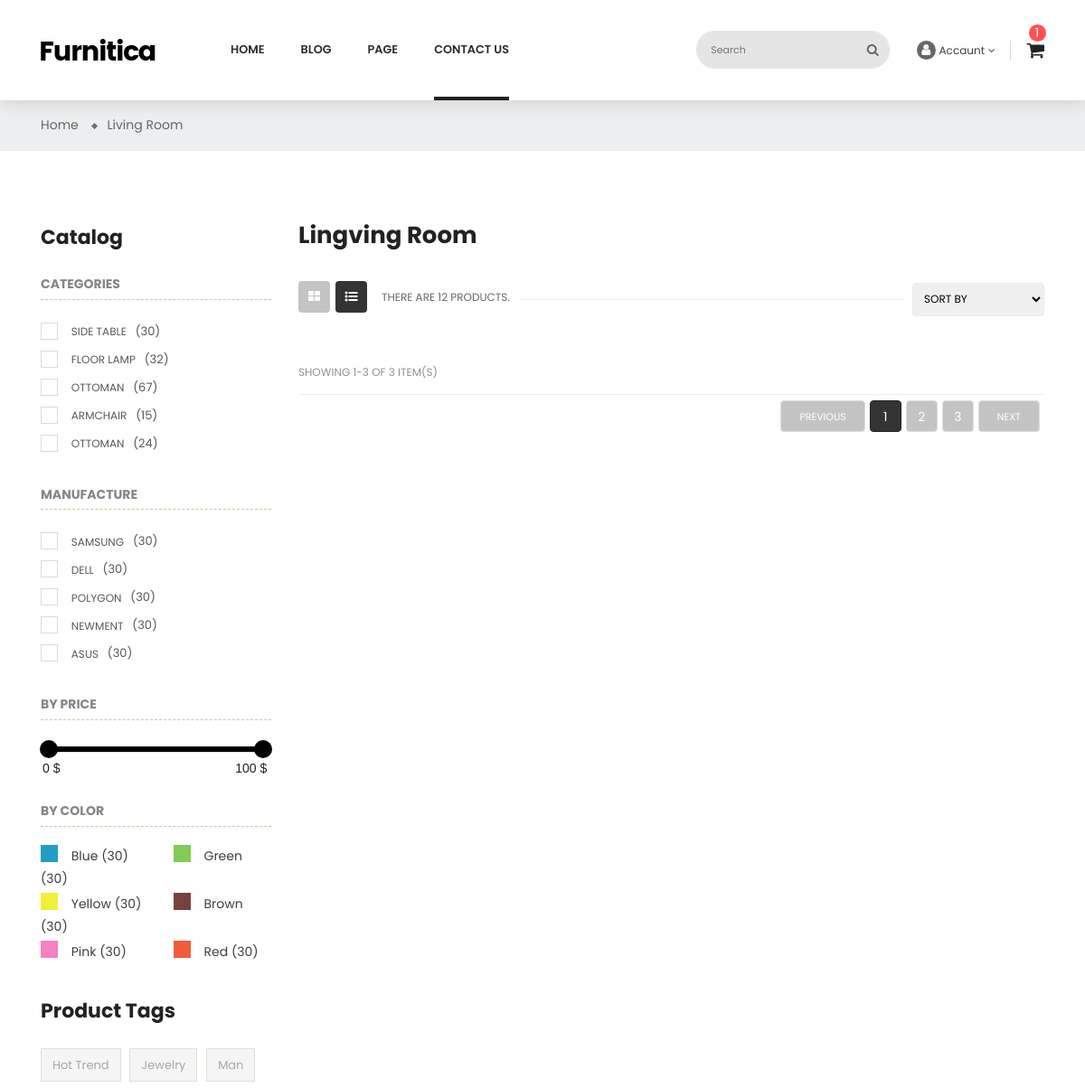
The app's page /products/list/ (upper part), older data.
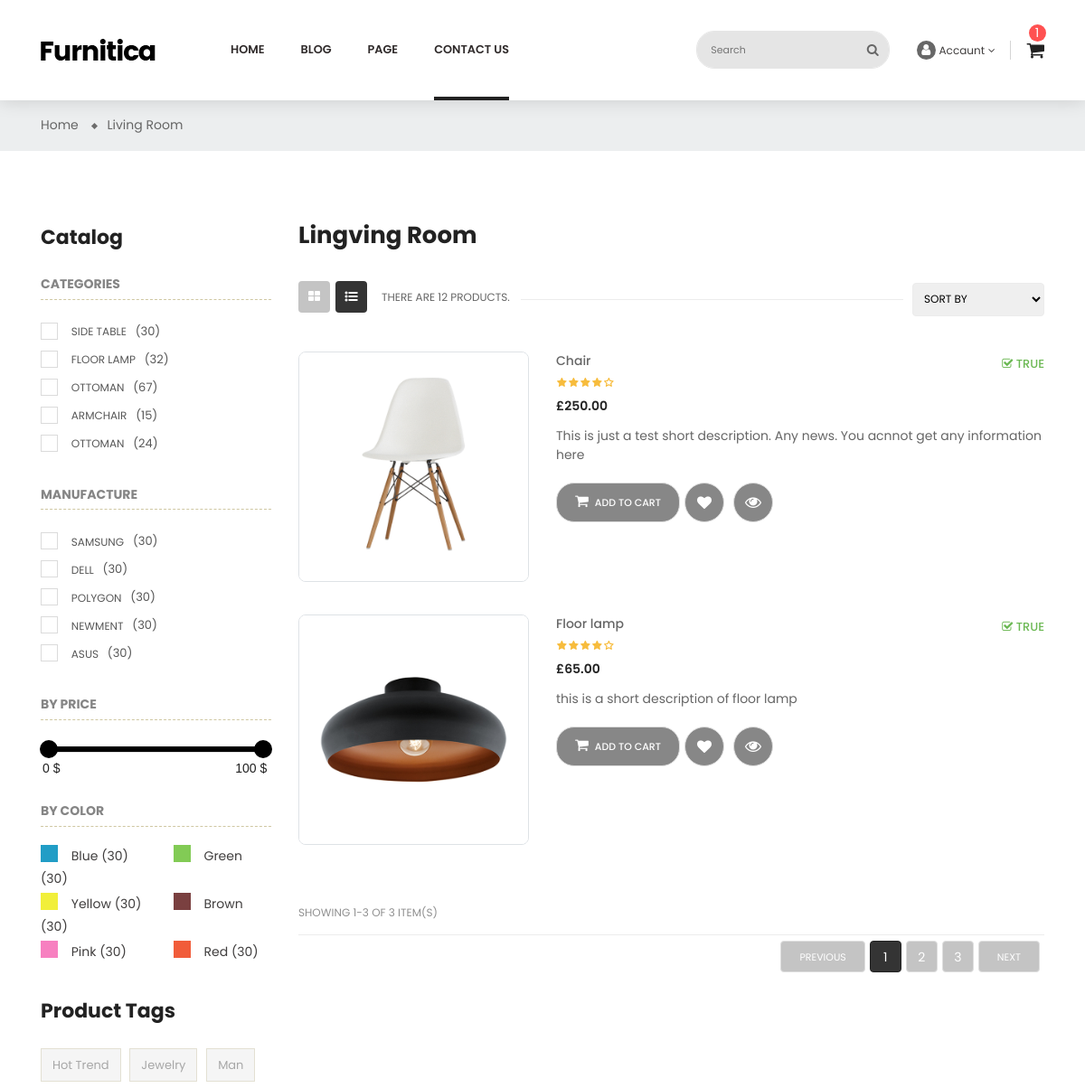
The same page, newer data.
### products/models.py (models this page shows, shortened)
class ProductModel(BaseModel):
    image1 = models.ImageField(verbose_name=_("Image 1"), upload_to="images/")
    image2 = models.ImageField(verbose_name=_("Image 2"), upload_to="images/")
    short_description = models.TextField(verbose_name=_("Short Description"))
    long_description = models.TextField(verbose_name=_("Long Description"))
    in_stock = models.BooleanField(verbose_name=_("In stock"), default=True)
    sku = models.CharField(max_length=100, verbose_name=_("SKU"), unique=True)
    quantity = models.IntegerField(verbose_name=_("Quantity"), default=1)
    price = models.DecimalField(verbose_name=_("Price"), max_digits=10, decimal_places=2)
    name = models.CharField(max_length=100, verbose_name=_("Name"))
    discount = models.FloatField(default=0, verbose_name=_("Discount"), validators=[MinValueValidator(0), MaxValueValidator(100)])
    real_price = models.DecimalField(max_digits=10, decimal_places=2, verbose_name=_("Real Price"), default=0.00)
    category = models.ManyToManyField(CategoryModel, related_name="products")
    tag = models.ManyToManyField(TagModel, related_name="products")
    brands = models.ForeignKey(BrandModel, related_name="products", on_delete=models.CASCADE)
    color = models.ManyToManyField(ColorModel, related_name="products")
    size = models.ManyToManyField(SizeModel, related_name="products")
    class Meta:
        verbose_name_plural = 'products'
        verbose_name = 'Product'

### products/views.py (the view)
# urls.py: path('list/', views.ProductListView.as_view(), name='list'),
class ProductListView(ListView):
    template_name = 'products/product-list.html'
    model = ProductModel
    context_object_name = 'products'

### templates/products/product-list.html (shortened to what this page needs)
{% extends 'layouts/base.html' %}
{% load i18n %}
{% load static %}
{% block body_id %}product-sidebar-left{% endblock %}
{% block content %}
    <div class="main-content">
        <div id="wrapper-site">
            <div id="content-wrapper">
                <div id="main">
                    <div class="page-home">
                        <nav class="breadcrumb-bg">
                            <div class="container no-index">
                                <div class="breadcrumb">
                                    <ol>
                                        <li>
                                            <a href="#">
                                                <span>Home</span>
                                            </a>
                                        </li>
                                        <li>
                                            <a href="#">
                                                <span>Living Room</span>
                                            </a>
                                        </li>
                                    </ol>
                                </div>
                            </div>
                        </nav>
                        <div class="container">
                            <div class="content">
                                <div class="row">
                                    {% include 'products/products_filter.html' %}
                                    <div class="col-sm-8 col-lg-9 col-md-8 product-container">
                                        <h1>Lingving Room</h1>
                                        <div class="js-product-list-top firt nav-top">
                                            <div class="d-flex justify-content-around row">
                                                <div class="col col-xs-12 ">
                                                    <ul class="nav nav-tabs">
                                                        <li>
                                                            <a href="#grid" data-toggle="tab" class="fa fa-th-large"></a>
                                                        </li>
                                                        <li>
                                                            <a href="#list" data-toggle="tab" class="active show fa fa-list-ul"></a>
                                                        </li>
                                                    </ul>
                                                    <div class="hidden-sm-down total-products">
                                                        <p>There are 12 products.</p>
                                                    </div>
                                                </div>
                                                <div class="col col-xs-12">
                                                    <div class="d-flex sort-by-row justify-content-end">
                                                        <div class="products-sort-order dropdown">
                                                            <select class="select-title">
                                                                <option value="">Sort by</option>
                                                            </select>
                                                        </div>
                                                    </div>
                                                </div>
                                            </div>
                                        </div>
                                        <div class="tab-content product-items">
                                            <div id="list" class="related tab-pane fade in active show">
                                                {% for product in products %}
                                                    <div class="row">
                                                        <div class="item col-md-12">
                                                            <div class="product-miniature item-one first-item">
                                                                <div class="row">
                                                                    <div class="col-md-4">
                                                                        <div class="thumbnail-container border">
                                                                            <a href="product-detail.html">
                                                                                <img class="img-fluid image-cover" src="{{ product.image1.url }}" alt="img">
                                                                            </a>
                                                                        </div>
                                                                    </div>
                                                                    <div class="col-md-8">
                                                                        <div class="product-description">
                                                                            <div class="product-groups">
                                                                                <div class="product-title">
                                                                                    <a href="product-detail.html">{{ product.name }}</a>
                                                                                    <span class="info-stock">
                                                                                        <i class="fa fa-check-square-o" aria-hidden="true"></i>
                                                                                        {{ product.in_stock }}
                                                                                    </span>
                                                                                </div>
                                                                                <div class="rating">
                                                                                    <div class="star-content">
                                                                                        <div class="star"></div>
                                                                                        <div class="star"></div>
                                                                                        <div class="star"></div>
                                                                                        <div class="star"></div>
                                                                                        <div class="star"></div>
                                                                                    </div>
                                                                                </div>
                                                                                <div class="product-group-price">
                                                                                    <div class="product-price-and-shipping">
                                                                                        <span class="price">£{{ product.price }}</span>
                                                                                    </div>
                                                                                </div>
                                                                                <div class="discription">
                                                                                    {{ product.short_description }}
                                                                                </div>
                                                                            </div>
                                                                            <div class="product-buttons d-flex">
                                                                                <form action="#" method="post" class="formAddToCart">
                                                                                    <a class="add-to-cart" href="#" data-button-action="add-to-cart">
                                                                                        <i class="fa fa-shopping-cart" aria-hidden="true"></i>Add to cart
                                                                                    </a>
                                                                                </form>
                                                                                <a class="addToWishlist" href="#" data-rel="1" onclick="">
                                                                                    <i class="fa fa-heart" aria-hidden="true"></i>
                                                                                </a>
                                                                                <a href="#" class="quick-view hidden-sm-down" data-link-action="quickview">
                                                                                    <i class="fa fa-eye" aria-hidden="true"></i>
                                                                                </a>
                                                                            </div>
                                                                        </div>
                                                                    </div>
                                                                </div>
                                                            </div>
                                                        </div>
                                                    </div>
                                                {% endfor %}
                                            </div>
                                        </div>
                                        <div class="pagination">
                                            <div class="js-product-list-top ">
                                                <div class="d-flex justify-content-around row">
                                                    <div class="showing col col-xs-12">
                                                        <span>SHOWING 1-3 OF 3 ITEM(S)</span>
                                                    </div>
                                                    <div class="page-list col col-xs-12">
                                                        <ul>
                                                            <li>
                                                                <a rel="prev" href="#" class="previous disabled js-search-link">
                                                                    Previous
                                                                </a>
                                                            </li>
                                                            <li class="current active">
                                                                <a rel="nofollow" href="#" class="disabled js-search-link">
                                                                    1
                                                                </a>
                                                            </li>
                                                            <li>
                                                                <a rel="nofollow" href="#" class="disabled js-search-link">
                                                                    2
                                                                </a>
                                                            </li>
                                                            <li>
                                                                <a rel="nofollow" href="#" class="disabled js-search-link">
                                                                    3
                                                                </a>
                                                            </li>
                                                            <li>
                                                                <a rel="next" href="#" class="next disabled js-search-link">
                                                                    Next
                                                                </a>
                                                            </li>
                                                        </ul>
                                                    </div>
                                                </div>
                                            </div>
                                        </div>
                                    </div>
                                </div>
                            </div>
                        </div>
                    </div>
                </div>
            </div>
        </div>
    </div>
{% endblock %}

Row changes from the older to the newer data that the page shows:
added ProductModel: image1 (picture), name "Chair", in_stock "TRUE", price "250.00", short_description "This is just a test short description. Any news. You acnnot get any information here"
added ProductModel: image1 (picture), name "Floor lamp", in_stock "TRUE", price "65.00", short_description "this is a short description of floor lamp"
